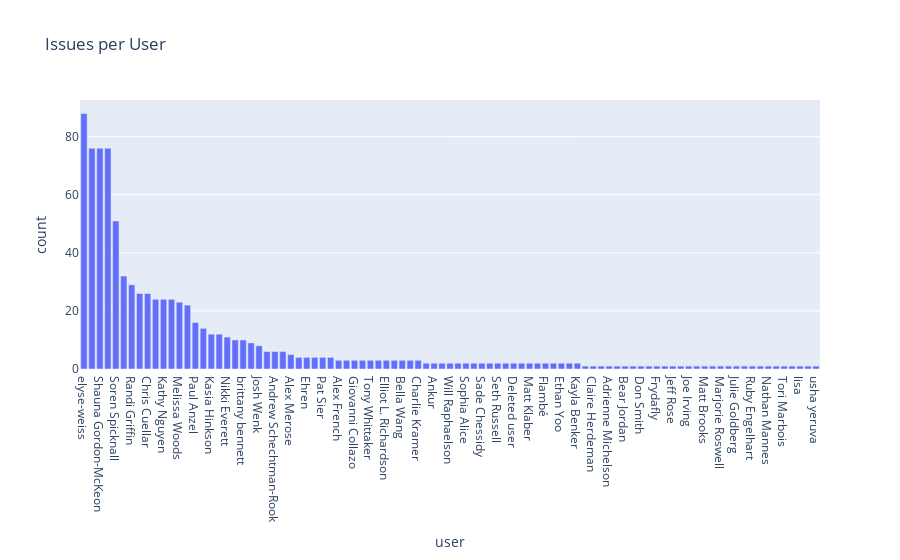

The notebook cell this image was saved under:
### Markdown cell above
# Community Analytics
## Issues: User Counts

### Code cell
# Create a bar chart of the user issues counts
issues_counts = issues.value_counts(subset=['user'])

issues_counts = issues_counts.reset_index()

issues_counts.sort_values(by='count', ascending=False, inplace=True)

fig = px.bar(data_frame=issues_counts, x='user', y='count', title='Issues per User')

fig.show()

### Figure 1 — Plotly figure (JSON) as saved in the notebook; plotly's stock layout.template omitted (floating-point values rounded to 4 significant figures)
{"data": [{"alignmentgroup": "True", "hovertemplate": "user=%{x}<br>count=%{y}<extra></extra>", "legendgroup": "", "marker": {"color": "#636efa", "pattern": {"shape": ""}}, "name": "", "offsetgroup": "", "orientation": "v", "showlegend": false, "textposition": "auto", "type": "bar", "x": ["elyse-weiss", "Eliot Stone", "Shauna Gordon-McKeon", "Austin Weisgrau", "Soren Spicknall", "Daniel", "Randi Griffin", "Jason", "Chris Cuellar", "Schuyler Duveen", "Kathy Nguyen", "Wil T", "Melissa Woods", "Ian", "Paul Anzel", "Cormac Martinez del Rio", "Kasia Hinkson", "Cody Gordon", "Nikki Everett", "Matthew Krausse", "brittany bennett", "CM Lubinski", "Josh Wenk", "Binny Zupnick", "Andrew Schechtman-Rook", "Sophie Waldman", "Alex Merose", "Angela Gloyna", "Ehren", "Lydia-Rose Kesich", "Pat Sier", "Tomiwa Sanusi", "Alex French", "Adam Greenspan", "Giovanni Collazo", "Shilpa Dutta", "Tony Whittaker", "Joe McLaughlin", "Elliot L. Richardson", "Erica Faulkenberry", "Bella Wang", "Corey Haines", "Charlie Kramer", "David Pablo Cohn", "Ankur", "Ty Schlichenmeyer", "Will Raphaelson", "Viswa Challa", "Sophia Alice", "Saurabh ", "Sade Chessidy", "Tracy Urquhart", "Seth Russell", "Katie Surrence", "Deleted user", "Audrey Sonntag", "Matt Klaber", "Jennifer McKaig", "Flambé", "Josh Fayer", "Ethan Yoo", "Kevin O'Sullivan", "Kayla Benker", "Elijah Snow-Rackley", "Claire Herdeman", "Aili Huber", "Adrienne Michelson", "Anthony Martinez", "Bear Jordan", "ABarrett", "Don Smith", "Ben Stroud", "Frydafly", "Jeffrey Rodriguez", "Jeff Rose", "Ilona Brand", "Joe Irving", "Matt Stevans", "Matt Brooks", "Maggie Dart-Padover", "Marjorie Roswell", "Laura James", "Julie Goldberg", "Justin Adkins", "Ruby Engelhart", "Phil Dreizen", "Nathan Mannes", "Vignesh Ponraj", "Tori Marbois", "harnoor singh", "lisa", "lizette", "usha yeruva"], "xaxis": "x", "y": [88, 76, 76, 76, 51, 32, 29, 26, 26, 24, 24, 24, 23, 22, 16, 14, 12, 12, 11, 10, 10, 9, 8, 6, 6, 6, 5, 4, 4, 4, 4, 4, 3, 3, 3, 3, 3, 3, 3, 3, 3, 3, 3, 2, 2, 2, 2, 2, 2, 2, 2, 2, 2, 2, 2, 2, 2, 2, 2, 2, 2, 2, 2, 1, 1, 1, 1, 1, 1, 1, 1, 1, 1, 1, 1, 1, 1, 1, 1, 1, 1, 1, 1, 1, 1, 1, 1, 1, 1, 1, 1, 1, 1], "yaxis": "y"}], "layout": {"barmode": "relative", "legend": {"tracegroupgap": 0}, "title": {"text": "Issues per User"}, "xaxis": {"anchor": "y", "domain": [0, 1], "title": {"text": "user"}}, "yaxis": {"anchor": "x", "domain": [0, 1], "title": {"text": "count"}}}}
